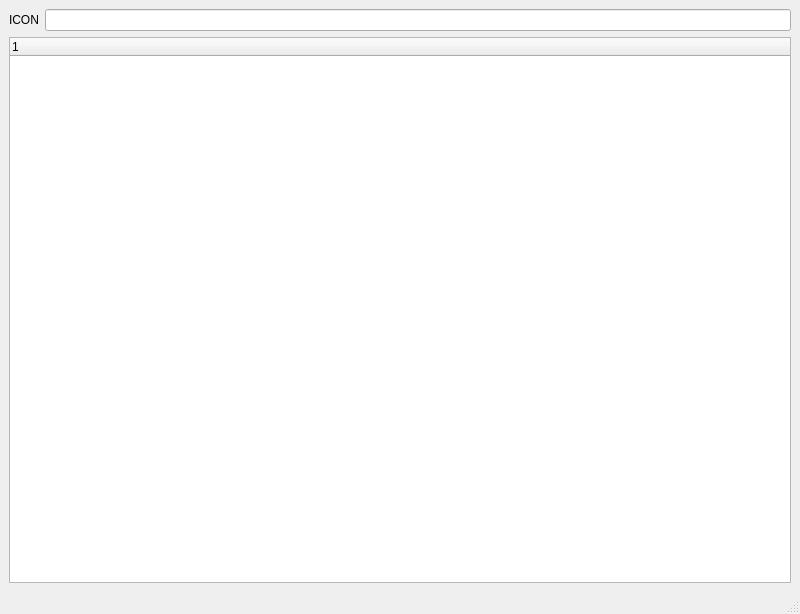
<?xml version="1.0" encoding="UTF-8"?>
<ui version="4.0">
 <class>MainWindow</class>
 <widget class="QMainWindow" name="MainWindow">
  <property name="geometry">
   <rect>
    <x>0</x>
    <y>0</y>
    <width>800</width>
    <height>614</height>
   </rect>
  </property>
  <property name="windowTitle">
   <string>Recherche Symbole</string>
  </property>
  <widget class="QWidget" name="centralwidget">
   <layout class="QGridLayout" name="gridLayout">
    <item row="0" column="0">
     <widget class="QLabel" name="label">
      <property name="text">
       <string>ICON</string>
      </property>
     </widget>
    </item>
    <item row="0" column="1">
     <widget class="QLineEdit" name="lineEdit"/>
    </item>
    <item row="1" column="0" colspan="2">
     <widget class="QTreeWidget" name="treeWidget">
      <column>
       <property name="text">
        <string notr="true">1</string>
       </property>
      </column>
     </widget>
    </item>
   </layout>
  </widget>
  <widget class="QMenuBar" name="menubar">
   <property name="geometry">
    <rect>
     <x>0</x>
     <y>0</y>
     <width>800</width>
     <height>21</height>
    </rect>
   </property>
  </widget>
  <widget class="QStatusBar" name="statusbar"/>
 </widget>
 <resources/>
 <connections/>
</ui>
